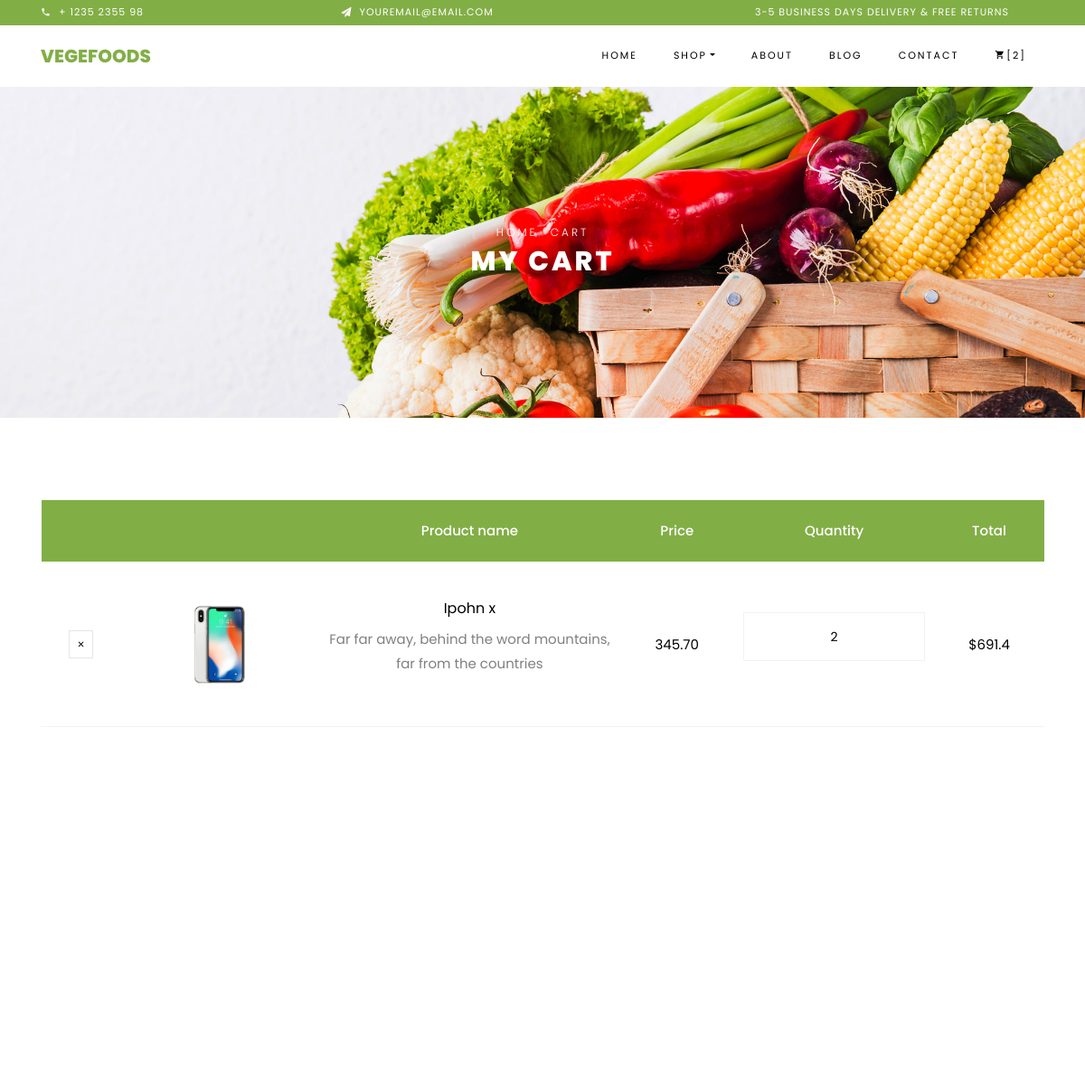
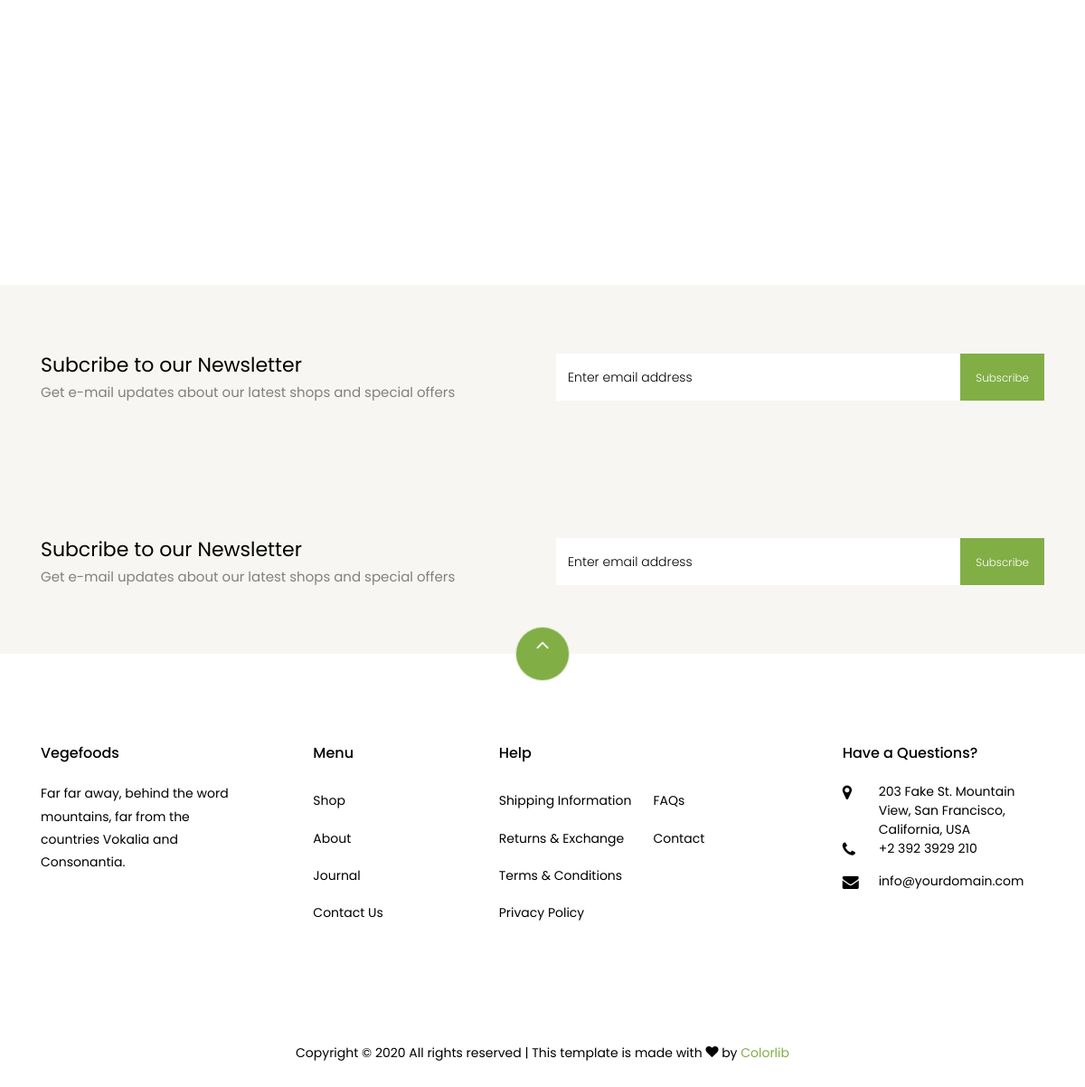
The app's page /cart (signed in) with its own data (2 pictures, top to bottom).
### store/models.py (models this page shows, shortened)
class Order(models.Model):
    customer = models.ForeignKey(Customer,on_delete=models.CASCADE, blank=True,null=True)
    date_orderd = models.DateTimeField( auto_now_add=True)
    complete = models.BooleanField(default=False, null=True, blank=False)
    transaction_id = models.CharField(max_length=200,null=True)
    def get_cart_item(self):
        orderitem = self.orderitem_set.all()
        total = sum([items.quantity for items in orderitem])
        return total
    def get_cart_total(self):
        orderitem = self.orderitem_set.all()
        total = sum([items.get_total for items in orderitem])
        return total

class OrderItem(models.Model):
    product = models.ForeignKey(Product,on_delete=models.CASCADE, blank=True,null=True)
    order = models.ForeignKey(Order,on_delete=models.CASCADE, blank=True,null=True)
    quantity = models.IntegerField(default=0,null=True, blank=True)
    date_added = models.DateTimeField( auto_now_add=True)
    @property
    def get_total(self):
        total = self.product.price * self.quantity
        return total

class Product(models.Model):
    name = models.CharField(max_length=200,null=True)
    description = models.TextField(max_length=1000, null=True)
    price = models.FloatField()
    digital = models.BooleanField(default=False, null=True, blank=True)
    image = models.ImageField(upload_to='image_product',null=True, blank=True)
    @property
    def imageURL(self):
        try:
            url = self.image.url
        except:
            url = ''
        return url

### store/views.py (the view)
# urls.py: path('cart', views.cart, name='cart'),
def cart(request):
    if request.user.is_authenticated:
        customer = request.user.customer
        order, created = Order.objects.get_or_create(customer=customer,complete=False)
        items = order.orderitem_set.all()
    else:
        items = []
        order = {"get_cart_item":0, "get_cart_total":0 }
    context={
        'items':items,
        'order':order,
    }
    return render(request, 'store/cart.html',context)

### store/templates/store/cart.html (shortened to what this page needs)
{% extends 'main.html' %} {% load static %} {% block content %}
    <div class="hero-wrap hero-bread" style="background-image: url('images/bg_1.jpg');">
      <div class="container">
        <div class="row no-gutters slider-text align-items-center justify-content-center">
          <div class="col-md-9 ftco-animate text-center">
          	<p class="breadcrumbs"><span class="mr-2"><a href="index.html">Home</a></span> <span>Cart</span></p>
            <h1 class="mb-0 bread">My Cart</h1>
          </div>
        </div>
      </div>
    </div>
    <section class="ftco-section ftco-cart">
			<div class="container">
				<div class="row">
    			<div class="col-md-12 ftco-animate">
    				<div class="cart-list">
	    				<table class="table">
						    <thead class="thead-primary">
						      <tr class="text-center">
						        <th>&nbsp;</th>
						        <th>&nbsp;</th>
						        <th>Product name</th>
						        <th>Price</th>
						        <th>Quantity</th>
						        <th>Total</th>
						      </tr>
						    </thead>
						    <tbody>
                           {% for items in items %}
						      <tr class="text-center">
						        <td class="product-remove"><a href="#"><span class="ion-ios-close"></span></a></td>
						        <td class="image-prod"><div class="img" style="background-image:url({{items.product.imageURL}});"></div></td>
						        <td class="product-name">
						        	<h3>{{items.product.name}}</h3>
						        	<p>Far far away, behind the word mountains, far from the countries</p>
						        </td>
						        <td class="price">{{items.product.price|floatformat:2}}</td>
						        <td class="quantity">
						        	<div class="input-group mb-3">
					             	<input type="text" name="quantity" class="quantity form-control input-number" value="{{items.quantity}}" min="1" max="100">
					          	</div>
					          </td>
						        <td class="total">${{items.get_total}}</td>
						      </tr>
                              {% endfor %}
						    </tbody>
						  </table>
					  </div>
    			</div>
    		</div>
            		<div class="row justify-content-end">
    		</div>
			</div>
		</section>
<section class="ftco-section ftco-no-pt ftco-no-pb py-5 bg-light">
      <div class="container py-4">
        <div class="row d-flex justify-content-center py-5">
          <div class="col-md-6">
          	<h2 style="font-size: 22px;" class="mb-0">Subcribe to our Newsletter</h2>
          	<span>Get e-mail updates about our latest shops and special offers</span>
          </div>
          <div class="col-md-6 d-flex align-items-center">
            <form action="#" class="subscribe-form">
              <div class="form-group d-flex">
                <input type="text" class="form-control" placeholder="Enter email address">
                <input type="submit" value="Subscribe" class="submit px-3">
              </div>
            </form>
          </div>
        </div>
      </div>
</section>
{% endblock %}

### templates/divs/navbar_div.html (shortened to what this page needs)
<div class="py-1 bg-primary">
    <div class="container">
        <div class="row no-gutters d-flex align-items-start align-items-center px-md-0">
            <div class="col-lg-12 d-block">
                <div class="row d-flex">
                    <div class="col-md pr-4 d-flex topper align-items-center">
                        <div class="icon mr-2 d-flex justify-content-center align-items-center"><span class="icon-phone2"></span></div>
                        <span class="text">+ 1235 2355 98</span>
                    </div>
                    <div class="col-md pr-4 d-flex topper align-items-center">
                        <div class="icon mr-2 d-flex justify-content-center align-items-center"><span class="icon-paper-plane"></span></div>
                        <span class="text">youremail@email.com</span>
                    </div>
                    <div class="col-md-5 pr-4 d-flex topper align-items-center text-lg-right">
                        <span class="text">3-5 Business days delivery &amp; Free Returns</span>
                    </div>
                </div>
            </div>
        </div>
    </div>
</div>
<nav class="navbar navbar-expand-lg navbar-dark ftco_navbar bg-dark ftco-navbar-light" id="ftco-navbar">
    <div class="container">
        <a class="navbar-brand" href="index.html">Vegefoods</a>
        <div class="collapse navbar-collapse" id="ftco-nav">
            <ul class="navbar-nav ml-auto">
                <li class="nav-item active"><a href="index.html" class="nav-link">Home</a></li>
                <li class="nav-item dropdown">
                    <a class="nav-link dropdown-toggle" href="#" id="dropdown04" data-toggle="dropdown" aria-haspopup="true" aria-expanded="false">Shop</a>
                </li>
                <li class="nav-item"><a href="about.html" class="nav-link">About</a></li>
                <li class="nav-item"><a href="blog.html" class="nav-link">Blog</a></li>
                <li class="nav-item"><a href="contact.html" class="nav-link">Contact</a></li>
                <li class="nav-item cta cta-colored"><a href="cart.html" class="nav-link"><span class="icon-shopping_cart"></span>[{{order.get_cart_item}}]</a></li>
            </ul>
        </div>
    </div>
</nav>

### static/css/icomoon.css (style rules this page uses)
[class^="icon-"], [class*=" icon-"] { font-family: 'icomoon' !important; speak: none; font-style: normal; font-weight: normal; font-variant: normal; text-transform: none; line-height: 1; -webkit-font-smoothing: antialiased; -moz-osx-font-smoothing: grayscale; }
.icon-paper-plane:before { content: "\f1d8"; }
.icon-phone2:before { content: "\e0cd"; }
.icon-shopping_cart:before { content: "\e8cc"; }

### records on screen
Order: get_cart_item "2"
OrderItem: product.imageURL (picture), product.name "Ipohn x", product.price "345.70", quantity "2", get_total "691.4"
